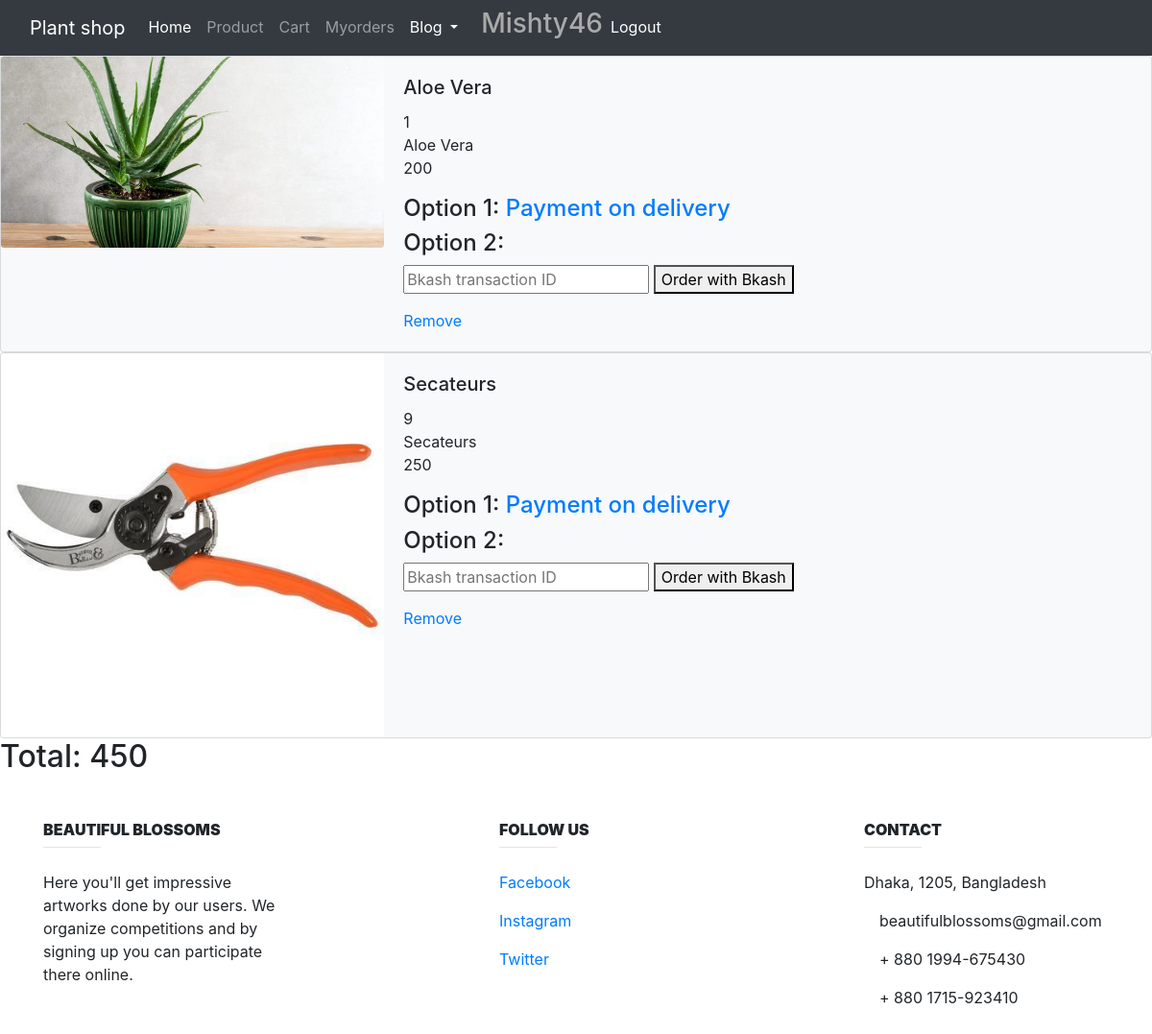
/cart/ (signed in), run on the app's committed database.
### Product/models.py (models this page shows, shortened)
class Product(models.Model):
    product_name = models.CharField(max_length=100, default="")
    price = models.IntegerField(blank=True)
    picture = models.ImageField(upload_to='images/plants/',blank=True)
    reviews = models.ManyToManyField(Review)

### Product/views.py (the view)
# urls.py: path('cart/', product_views.view_cart, name='cart'),
def view_cart(request):
    cart = Cart.objects.get(user=request.user)
    total = 0
    for product in cart.product.all():
         total += product.price
    context = {
        'cart':cart,
        'total' : total
    }
    return render(request, 'Product/cart.html', context)

### templates/Product/cart.html (shortened to what this page needs)
{% extends 'Base.html' %}
{% block content %}
        {% for search in cart.product.all %}
       <div class="card bg-light mb-2`" >
      <div class="row no-gutters">
        <div class="col-md-4">
          <img src="{{ search.picture.url }}" class="card-img" alt="...">
        </div>
        <div class="col-md-8">
          <div class="card-body">
            <h5 class="card-title">{{ search.product_name }}</h5>
            <p class="card-text">
                {{ search.id }} <br>
                {{ search.product_name }} <br>
                {{ search.price }} <br>
            </p>
              <h4>Option 1: <a href="{% url 'order-product' search.id %}" >Payment on delivery</a><br></h4>
              <h4>Option 2:</h4>
              <form action="{% url 'bkash-order-product' search.id %}" method="POST">
                  <input name="transaction_id" type="text" placeholder="Bkash transaction ID" required>
                  <button type="submit">Order with Bkash</button>
              </form>
              <a href="{% url 'delete-from-cart' search.id %}" >Remove</a>
          </div>
        </div>
      </div>
    </div>
        {% endfor %}
    <h2>Total: {{ total }}</h2>
{% endblock content %}

### templates/Base.html (shortened to what this page needs)
<body>
<nav class="navbar navbar-expand-lg navbar-dark bg-dark">
  <div class="container-fluid">
    <a class="navbar-brand" href="#">Plant shop</a>
    <div class="collapse navbar-collapse" id="navbarSupportedContent">
      <ul class="navbar-nav me-auto mb-2 mb-lg-0">
        <li class="nav-item">
          <a class="nav-link active" aria-current="page" href="{% url 'Homepage' %}">Home</a>
        </li>
        <li class="nav-item">
          <a class="nav-link" href="{% url 'Product' %}">Product</a>
        </li>
       <li class="nav-item">
          <a class="nav-link" href="{% url 'cart' %}">Cart</a>
        </li>
       <li class="nav-item">
          <a class="nav-link" href="{% url 'Myorders' %}">Myorders</a>
        </li>
         <li class="nav-item dropdown active">
        <a class="nav-link dropdown-toggle" href="#" id="navbarDropdown" role="button" data-toggle="dropdown" aria-haspopup="true" aria-expanded="false">
         Blog
        </a>{% load static %}
<!DOCTYPE html>
<html lang="en">
<head>
    <link rel="stylesheet" href="https://stackpath.bootstrapcdn.com/bootstrap/4.5.2/css/bootstrap.min.css">
    <link rel="stylesheet" href="https://maxcdn.bootstrapcdn.com/bootstrap/4.0.0/css/bootstrap.min.css">
</head>
      </li>
        <li class="nav-item">
          <a class="nav-link disabled"></a>
        </li>
            <li class="nav-item">
        {% if user.is_authenticated %}
            <h3 style="color: #aaaaaa">{{ user.username }}</h3>
        {% else %}
            <h3 style="color: #aaaaaa"> Stranger!</h3>
        {% endif %}
     <li class="nav-item active">
        {% if user.is_authenticated %}
            <a class="nav-link" href="{% url 'logout' %}">Logout <span class="sr-only">(current)</span></a>
        {% else %}
            <a class="nav-link" href="{% url 'Registration' %}">Registration <span class="sr-only">(current)</span></a>
            <a class="nav-link" href="{% url 'login' %}">Login <span class="sr-only">(current)</span></a>
        {% endif %}
     </li>
    </div>
  </div>
</nav>
{% block content %}
{% endblock content %}
<footer class="page-footer font-small unique-color-dark">
        <div class="container mt-5 mb-4 text-center text-md-left">
            <div class="row mt-3">
                <div class="col-md-3 col-lg-4 col-xl-3 mb-4">
                    <h6 class="text-uppercase font-weight-bold">
                        <strong>BEAUTIFUL BLOSSOMS</strong>
                    </h6>
                    <hr class="deep-purple accent-2 mb-4 mt-0 d-inline-block mx-auto" style="width: 60px;">
                    <p>Here you'll get impressive artworks done by our users. We organize competitions and by signing
                        up you can participate there online.</p>
                </div>
                <div class="col-md-2 col-lg-2 col-xl-2 mx-auto mb-4">
                    <h6 class="text-uppercase font-weight-bold">
                        <strong>Follow us</strong>
                    </h6>
                    <hr class="deep-purple accent-2 mb-4 mt-0 d-inline-block mx-auto" style="width: 60px;">
                    <p>
                        <a href="#!">Facebook</a>
                    </p>
                    <p>
                        <a href="#!">Instagram</a>
                    </p>
                    <p>
                        <a href="#!">Twitter</a>
                    </p>
                </div>
                <div class="col-md-4 col-lg-3 col-xl-3">
                    <h6 class="text-uppercase font-weight-bold">
                        <strong>Contact</strong>
                    </h6>
                    <hr class="deep-purple accent-2 mb-4 mt-0 d-inline-block mx-auto" style="width: 60px;">
                    <p>
                        </i> Dhaka, 1205, Bangladesh</p>
                    <p>
                         beautifulblossoms@gmail.com</p>
                    <p>
                         + 880 1994-675430</p>
                    <p>
                         + 880 1715-923410</p>
                </div>
            </div>
        </div>
    </footer>
</body>
</html>

### data on the page
Product: picture (picture), product_name "Aloe Vera", id "1", price "200"
Product: picture (picture), product_name "Secateurs", id "9", price "250"

### other printed values
{{ user.username }} "Mishty46"
{{ total }} "450"
